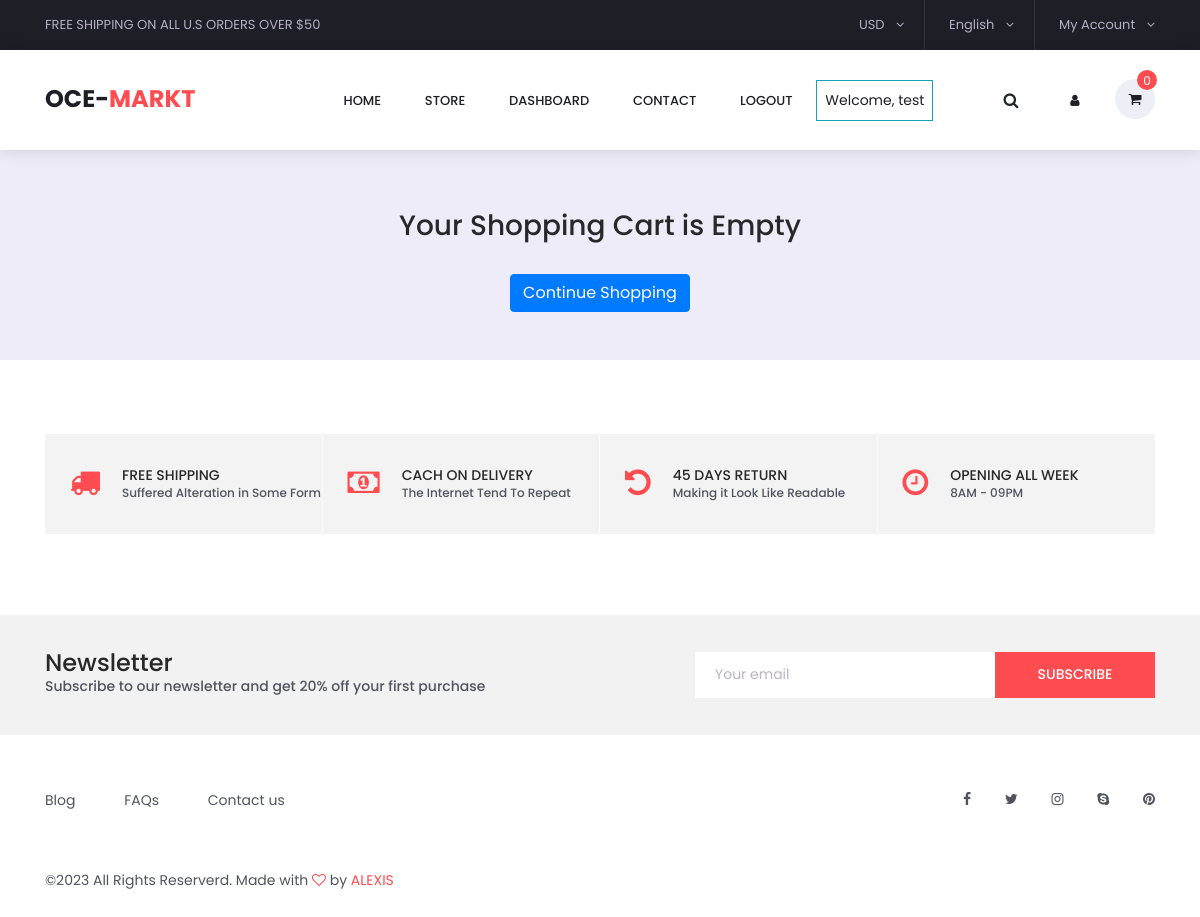
Page /cart/ (signed in) on the earlier database version.
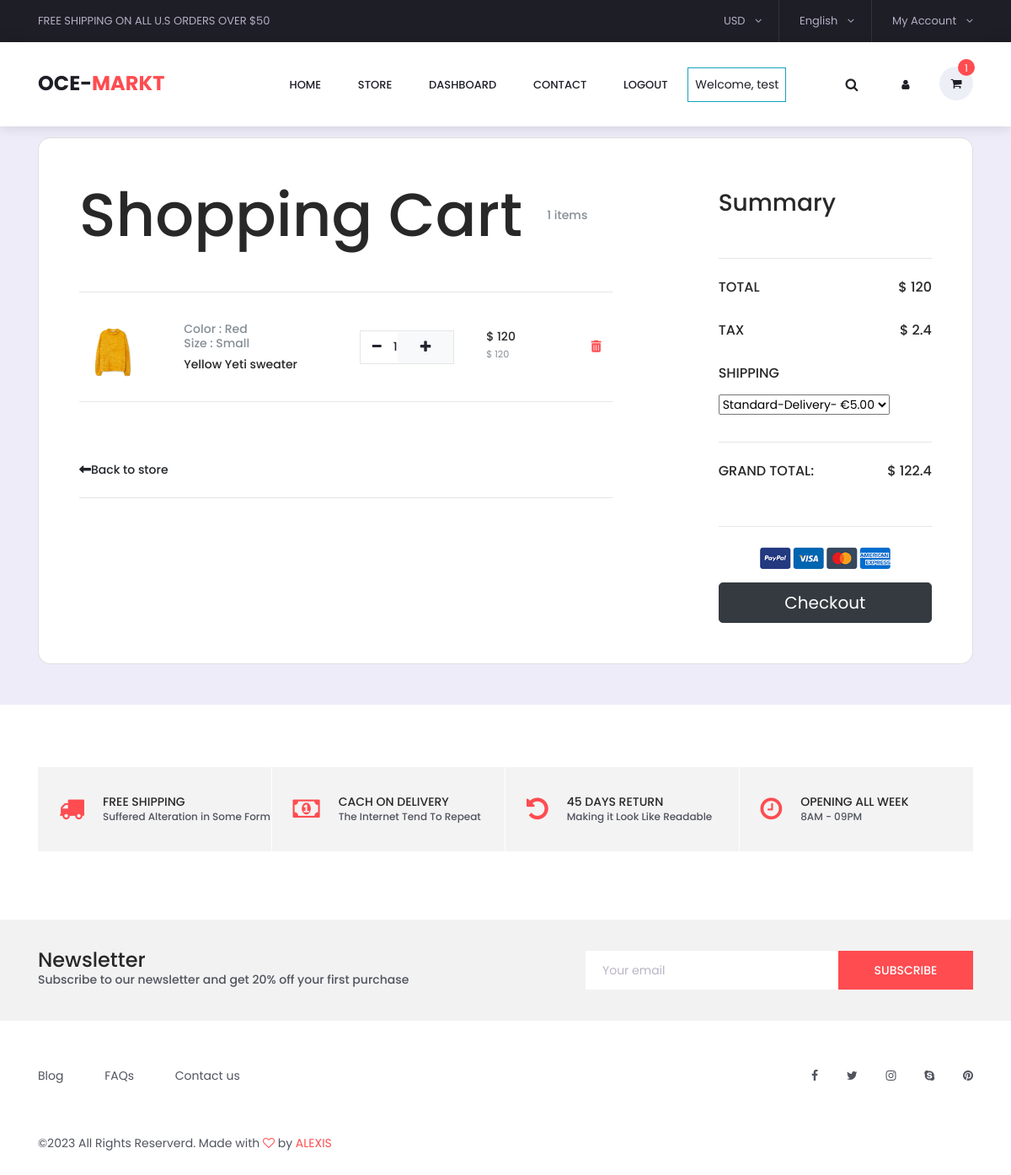
Same page on the later database version.
### carts/models.py (models this page shows, shortened)
class CartItem(models.Model):
    user = models.ForeignKey(Account, on_delete=models.CASCADE, null=True)
    product = models.ForeignKey(Product, on_delete=models.CASCADE)
    variations = models.ManyToManyField(Variation, blank=True)
    cart = models.ForeignKey(Cart, on_delete=models.CASCADE, null=True)
    quantity = models.IntegerField()
    is_active = models.BooleanField(default=True)
    def sub_total(self):
        return self.product.price * self.quantity

### store/models.py (models this page shows, shortened)
class Product(models.Model):
    product_name = models.CharField(max_length=255, unique=True)
    slug = models.SlugField(max_length=255, unique=True)
    description = models.TextField(max_length=600, blank=True)
    price = models.IntegerField()
    old_price = models.IntegerField(blank=True, default=0)
    image = models.ImageField(upload_to='photos/products')
    stock = models.IntegerField()
    tagged = models.CharField(max_length=50, blank=True)
    is_available = models.BooleanField(default=True)
    category = models.ForeignKey(Category, on_delete=models.CASCADE)
    created_date = models.DateTimeField(auto_now_add=True, )
    modified_date = models.DateTimeField(auto_now=True)
    def get_url(self):
        return reverse('product_detail', args=[self.category.slug, self.slug])

class Variation(models.Model):
    product = models.ForeignKey(Product, on_delete=models.CASCADE)
    variation_category = models.CharField(
        max_length=100, choices=variation_category_choice)
    variation_value = models.CharField(max_length=100)
    is_active = models.BooleanField(default=True)
    created_date = models.DateTimeField(auto_now=True)
    updated_date = models.DateTimeField(auto_now=True)
    objects = VariationManager()

### carts/views.py (the view)
# urls.py: path('cart/', include('carts.urls')),
def cart(request, total=0, quantity=0, cart_items=None):
    try:
        tax = 0
        grand_total = 0
        if request.user.is_authenticated:
            cart_items = CartItem.objects.filter(
                user=request.user, is_active=True)
        else:
            cart = Cart.objects.get(cart_id=_cart_id(request))
            cart_items = CartItem.objects.filter(cart=cart, is_active=True)
        for cart_item in cart_items:
            total += (cart_item.product.price * cart_item.quantity)
            quantity += cart_item.quantity
        tax = (2 * total)/100
        grand_total = total + tax
    except ObjectDoesNotExist:
        pass
    context = {
        'total': total,
        'quantity': quantity,
        'cart_items': cart_items,
        'tax': tax,
        'grand_total': grand_total
    }
    return render(request, 'store/cart.html', context)

### carts/context_processors.py (called while the page is built)
def counter(request):
    cart_count = 0
    if 'admin' in request.path:
        return {}
    else:
        try:
            cart = Cart.objects.filter(cart_id=_cart_id(request))
            if request.user.is_authenticated:
                cart_items = CartItem.objects.all().filter(user=request.user)
            else:
                cart_items = CartItem.objects.all().filter(cart=cart[:1])
            for cart_item in cart_items:
                cart_count += cart_item.quantity
        except Cart.DoesNotExist:
            cart_count = 0
    return dict(cart_count=cart_count)

### carts/views.py (called while the page is built)
def _cart_id(request):
    cart = request.session.session_key
    if not cart:
        cart = request.session.create()
    return cart

### category/context_processors.py (called while the page is built)
def menu_links(request):
    links = Category.objects.all()
    return dict(links=links)

### category/models.py (called while the page is built)
    def __str__(self):
        return self.category_name

### templates/store/cart.html (shortened to what the changed rows need)
{% extends 'base.html' %}
{% load static %}
{% block content %}
<br>
<br>
<br>
<br>
<br>
<section class="h-100 h-custom" style="background-color: #eeecf8;">
    <div class="container py-5 h-100">
  {% if not cart_items %}
   <br>
   <br>
  <h3 class="text-center">Your Shopping Cart is Empty</h3>
  <br>
  <div class="text-center">
    <a href="{% url 'store' %}" class="btn btn-primary">Continue Shopping</a>
  </div>
  {% else %}
      <div class="row d-flex justify-content-center align-items-center h-100">
        <div class="col-12">
          <div class="card card-registration card-registration-2" style="border-radius: 15px;">
            <div class="card-body p-0">
              <div class="row g-0">
                <div class="col-lg-8">
                  <div class="p-5">
                    <div class="d-flex justify-content-between align-items-center mb-5">
                      <h1 class="fw-bold mb-0 text-black">Shopping Cart</h1>
                      <h6 class="mb-0 text-muted">{{quantity}} items</h6>
                    </div>
                    <hr class="my-4">
                    {% for cart_item in cart_items %}
                    <div class="row mb-4 d-flex justify-content-between align-items-center">
                      <div class="col-md-2 col-lg-2 col-xl-2">
                        <a href="{{ cart_item.product.get_url }}">  <img
                          src="{{ cart_item.product.image.url}}"
                          class="img-fluid rounded-3" alt="Cotton T-shirt">
                        </a>
                      </div>
                      <div class="col-md-3 col-lg-3 col-xl-3">
                        <h6 class="text-muted">
                          {% if cart_item.variations.all %}
                             {% for item in cart_item.variations.all %}
                               {{ item.variation_category | capfirst}} : {{ item.variation_value | capfirst}} <br>
                             {% endfor %}
                          {% endif %}
                        </h6>
                        <a href="{{ cart_item.product.get_url }}"><h6 class="text-black mb-0">{{ cart_item.product.product_name}}</h6></a>
                      </div>
                      <div class="col-md-3 col-lg-3 col-xl-2 d-flex">
                       <div class="quantity_selector">
                          <a href="{% url 'remove_cart' cart_item.product.id  cart_item.id  %}"><span class="minus"><i class="fa fa-minus" aria-hidden="true"></i></span></a>
                          <span id="quantity_value">{{cart_item.quantity}}</span>
                          <form action="{% url 'add_cart' cart_item.product.id %}" method="POST">
                            <button class="btn btn-light" type="submit"><span class="plus"><i class="fa fa-plus" aria-hidden="true"></i></span></button>
                          </form>
                        </div>
                      </div>
                      <div class="col-md-3 col-lg-2 col-xl-2 offset-lg-1">
                        <h6 class="mb-0">$ {{cart_item.sub_total}}</h6>
                        <small class="text-muted">$ {{cart_item.product.price}}</small>
                      </div>
                      <div class="col-md-1 col-lg-1 col-xl-1 text-end">
                        <a href="{% url 'remove_cart_item' cart_item.product.id cart_item.id %}" onclick="return confirm('Are you sure you want to delete this product?')" class="text-muted"><i class="fas fa-trash-alt" style="color: #fe4c50"></i></a>
                      </div>
                    </div>
                    <hr class="my-4">
                    {% endfor %}
                    <div class="pt-5">
                      <h6 class="mb-0"><a href="{% url 'store' %}" class="text-body"><i
                            class="fas fa-long-arrow-alt-left me-2"></i>Back to store</a></h6>
                    </div>
                    <hr class="my-4">
                  </div>
                </div>
                <div class="col-lg-4 bg-grey">
                  <div class="p-5">
                    <h3 class="fw-bold mb-5 mt-2 pt-1">Summary</h3>
                    <hr class="my-4">
                    <div class="d-flex justify-content-between mb-4">
                      <h5 class="text-uppercase">Total </h5>
                      <h5>$ {{total}}</h5>
                    </div>
                    <div class="d-flex justify-content-between mb-4">
                      <h5 class="text-uppercase">Tax </h5>
                      <h5>$ {{tax}}</h5>
                    </div>
                    <h5 class="text-uppercase mb-3">Shipping</h5>
                    <div class="mb-4 pb-2">
                      <select class="select">
                        <option value="1">Standard-Delivery- €5.00</option>
                      </select>
                    </div>
                    <hr class="my-4">
                    <div class="d-flex justify-content-between mb-5">
                      <h5 class="text-uppercase">Grand Total:</h5>
                      <h5>$ {{grand_total}}</h5>
                    </div>
                    <hr class="my-4">
                    <p class="text-center mb-3">
                      <img src="{% static 'images/payments.png' %}" height="26">
                    </p>
                    <a href="{% url 'checkout' %}" type="button" class="btn btn-dark btn-block btn-lg"
                      data-mdb-ripple-color="dark">Checkout</a>
                  </div>
                </div>
              </div>
            </div>
          </div>
        </div>
      </div>
      {% endif %}
    </div>
  </section>
{% endblock %}

### templates/base.html (shortened to what the changed rows need)
{% load static %}
{% static "images" as baseURL %}
<!DOCTYPE html>
<html lang="en">
  <head>
    {% load static %}
    <link rel="stylesheet" href="https://cdn.jsdelivr.net/npm/bootstrap@4.6.2/dist/css/bootstrap.min.css">
    <link rel="stylesheet" href="https://cdnjs.cloudflare.com/ajax/libs/font-awesome/6.3.0/css/all.min.css">
    <link
      rel="stylesheet"
      href="{% static 'styles/bootstrap4/bootstrap.min.css' %}"
    />
    <link
      href="{%static 'plugins/font-awesome-4.7.0/css/font-awesome.min.css' %}"
      rel="stylesheet"
    />
    <link
      rel="stylesheet"
      href="{% static 'plugins/OwlCarousel2-2.2.1/owl.carousel.css'%}"
    />
    <link
      rel="stylesheet"
      href="{% static 'plugins/OwlCarousel2-2.2.1/owl.theme.default.css'%}"
    />
    <link
      rel="stylesheet"
      href="{% static 'plugins/OwlCarousel2-2.2.1/animate.css'%}"
    />
    <link rel="stylesheet"  href="{% static 'plugins/jquery-ui-1.12.1.custom/jquery-ui.css' %}">
    <link rel="stylesheet" href="{% static 'styles/main_styles.css'%}" />
    <link rel="stylesheet" href="{% static 'styles/responsive.css' %}" />
    <link rel="stylesheet"  href="{% static 'styles/categories_styles.css' %}">
    <link rel="stylesheet"  href="{% static 'styles/categories_styles.css' %}">
    <link rel="stylesheet"  href="{% static 'styles/categories_responsive.css' %}">
    <link rel="stylesheet"  href="{% static 'styles/single_styles.css' %}">
    <link rel="stylesheet"  href="{% static 'styles/single_responsive.css' %}">
    <link rel="stylesheet"  href="{% static 'styles/contact_styles.css' %}">
    <link rel="stylesheet"  href="{% static 'styles/contact_responsive.css' %}">
    <link rel="stylesheet"  href="{% static 'styles/review.css' %}">
  </head>
  <body>
    <div class="super_container">
      <header class="header trans_300">
        <div class="main_nav_container">
          <div class="container">
            <div class="row">
              <div class="col-lg-12 text-right">
                <nav class="navbar">
                  <ul class="navbar_user">
                    <li class="account" style="background-color: white;">
                    <li class="checkout">
                      <a href="{% url 'cart' %}">
                        <i class="fa fa-shopping-cart" aria-hidden="true"></i>
                        <span id="checkout_items" class="checkout_items"
                          >{{cart_count}}</span
                        >
                      </a>
                    </li>
                  </ul>
                </nav>
              </div>
            </div>
          </div>
        </div>
      </header>
      {% block content %}{% endblock %}
      {% include 'footer.html' %}
  </body>
</html>

Differences in the rows shown:
added CartItem: product.image (picture), product.product_name "Yellow Yeti sweater", quantity "1", sub_total "120", product.price "120"
now on this page (row unchanged): Variation: variation_category "Color", variation_value "Red"
now on this page (row unchanged): Variation: variation_category "Size", variation_value "Small"
Other differences:
{{ cart_count }}: "0" → "1"
{{ quantity }}: (not shown) → "1"
{{ total }}: (not shown) → "120"
{{ tax }}: (not shown) → "2.4"
form field value: (not shown) → "Standard-Delivery- €5.00"
{{ grand_total }}: (not shown) → "122.4"
text no longer shown: "Your Shopping Cart is Empty Continue Shopping"
text now shown: "Shopping Cart items Back to store Summary TOTAL $ TAX $ SHIPPING GRAND TOTAL: $ Checkout"
